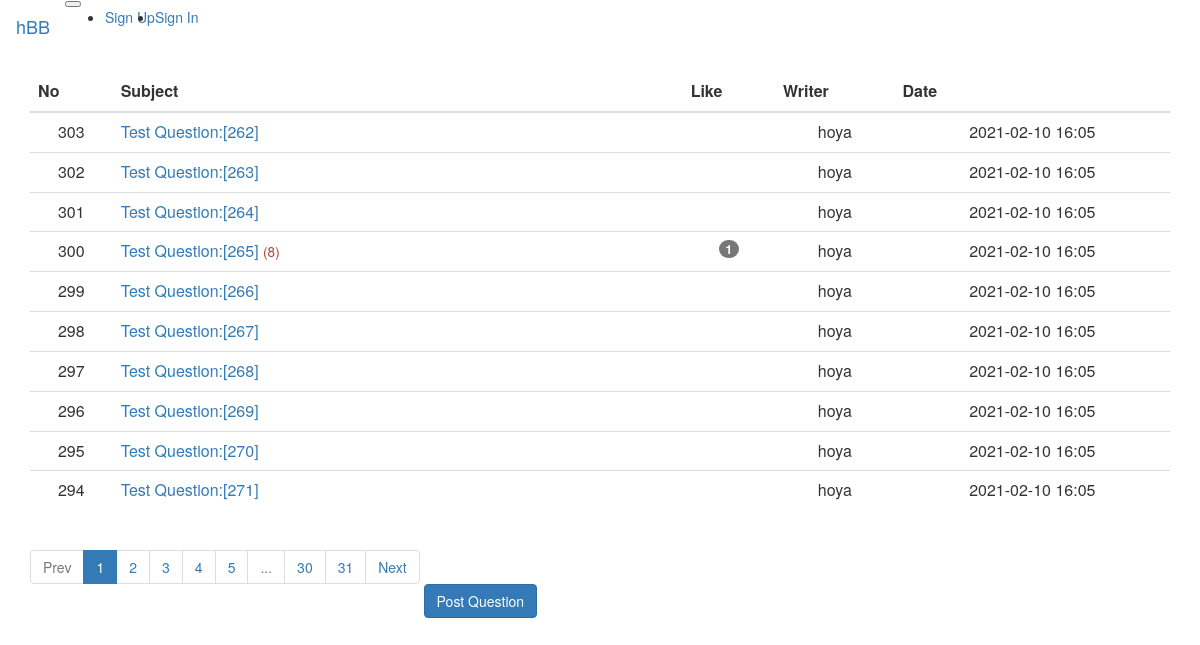
Page /question/list/ on the earlier database version.
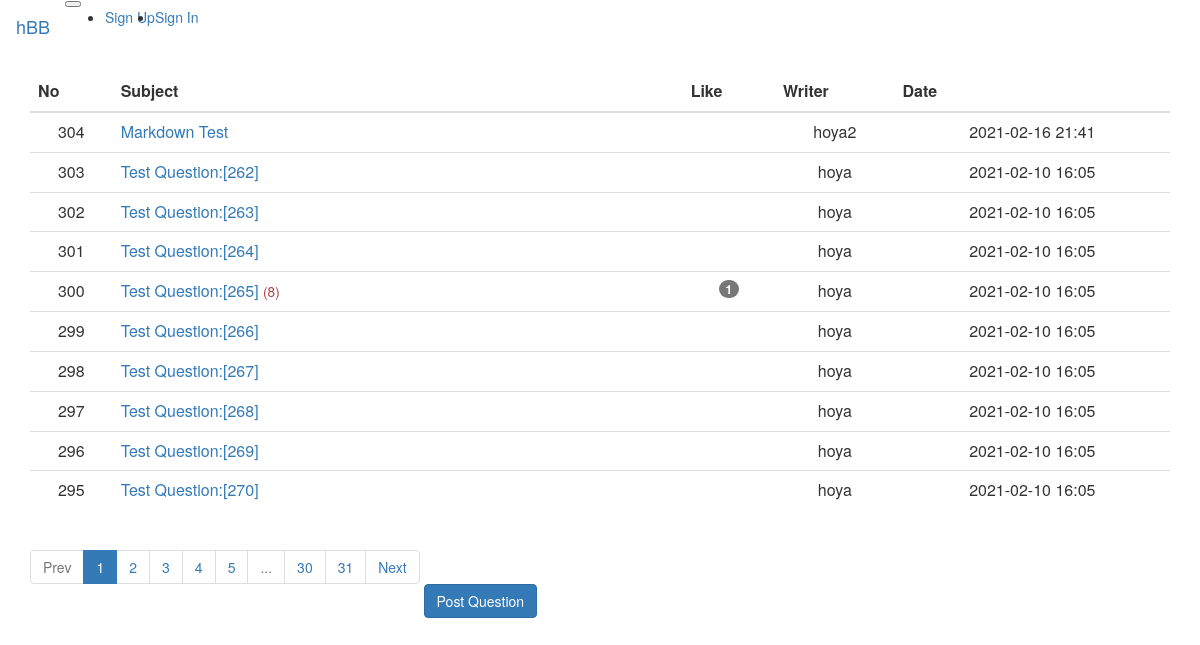
Same page on the later database version.
### src/models/question.py (models this page shows)
class QuestionModel(db.Model):
    id = db.Column(db.Integer, primary_key=True)
    subject = db.Column(db.String(200), nullable=False)
    content = db.Column(db.Text(), nullable=False)
    created_date = db.Column(db.DateTime(), nullable=False)
    user_id = db.Column(
        db.Integer, db.ForeignKey("user_model.id", ondelete="CASCADE"), nullable=False
    )
    user = db.relationship("UserModel", backref=db.backref("question_set"))
    modified_date = db.Column(db.DateTime(), nullable=True)
    like = db.relationship(
        "UserModel", secondary=question_like, backref=db.backref("question_like_set")
    )

### src/models/user.py (models this page shows)
class UserModel(db.Model):
    id = db.Column(db.Integer, primary_key=True)
    username = db.Column(db.String(150), unique=True, nullable=False)
    password = db.Column(db.String(200), nullable=False)
    email = db.Column(db.String(120), unique=True, nullable=False)

### src/views/question_views.py (the view)
@bp.route("/list/")
def _list():
    page = request.args.get("page", type=int, default=1)
    question_list = QuestionModel.query.order_by(QuestionModel.created_date.desc())
    question_list = question_list.paginate(page, per_page=10)
    return render_template("question/question_list.html", question_list=question_list)

### src/filter.py (called while the page is built)
def format_datetime(value, fmt="%Y-%m-%d %H:%M"):
    return value.strftime(fmt)

### src/views/account_views.py (called while the page is built)
@bp.before_app_request
def load_signed_in_user():
    user_id = session.get("user_id")
    if user_id is None:
        g.user = None
    else:
        g.user = UserModel.query.get(user_id)

### src/templates/question/question_list.html
{% extends "base.html" %}
{% block content %}
<div class="container my-3">
  <table class="table">
    <thead>
      <tr class="text-center thead-dark">
        <th>No</th>
        <th style="width: 50%">Subject</th>
        <th>Like</th>
        <th>Writer</th>
        <th>Date</th>
      </tr>
    </thead>
    <tbody>
      {% if question_list %} {% for question in question_list.items %}
      <tr class="text-center">
        <td>{{ question_list.total - ((question_list.page - 1) * question_list.per_page) - loop.index0 }}</td>
        <td class="text-left">
          <a href="{{ url_for('question.detail', question_id=question.id) }}">
            {{ question.subject }}
          </a>
          {% if question.answer_set|length > 0 %}
          <span class="text-danger small ml-2">({{ question.answer_set|length }})</span>
          {% endif %}
        </td>
        <td>
          {% if question.like|length > 0 %}
          <span class="badge badge-warning px-2 py-1">{{ question.like|length }}</span>
          {% endif %}
        </td>
        <td>{{ question.user.username }}</td>
        <td>{{ question.created_date|datetime }}</td>
      </tr>
      {% endfor %} {% else %}
      <tr>
        <td colspan="3">There are no questions.</td>
      </tr>
      {% endif %}
    </tbody>
  </table>
  <ul class="pagination justify-content-center">
    {% if question_list.has_prev %}
    <li class="page-item">
      <a class="page-link" href="?page={{ question_list.prev_num }}">Prev</a>
    </li>
    {% else %}
    <li class="page-item disabled">
      <a class="page-link" tabindex="-1" aria-disabled="true" href="#">Prev</a>
    </li>
    {% endif %}
    {% for page_num in question_list.iter_pages() %}
    {% if page_num %}
    {% if page_num != question_list.page %}
    <li class="page-item">
      <a class="page-link" href="?page={{ page_num }}">{{ page_num }}</a>
    </li>
    {% else %}
    <li class="page-item active" aria-current="page">
      <a class="page-link" href="#">{{ page_num }}</a>
    </li>
    {% endif %} {% else %}
    <li class="disabled">
      <a class="page-link" href="#">...</a>
    </li>
    {% endif %} {% endfor %}
    {% if question_list.has_next %}
    <li class="page-item">
      <a class="page-link" href="?page={{ question_list.next_num }}">Next</a>
    </li>
    {% else %}
    <li class="page-item disabled">
      <a class="page-link" tabindex="-1" aria-disabled="true" href="#">Next</a>
    </li>
    {% endif %}
  </ul>
  <a href="{{ url_for('question.create') }}" class="btn btn-primary">Post Question</a>
</div>
{% endblock %}

### src/templates/base.html (shortened to what this page needs)
{% extends "bootstrap/base.html" %}

### src/templates/navbar.html (shortened to what this page needs)
<nav class="navbar navbar-expand-lg navbar-light bg-light border-bottom">
    <a class="navbar-brand mr-2" href="{{ url_for('main.index') }}">hBB</a>
    <button class="navbar-toggler ml-auto" type="button" data-toggle="collapse" data-target="#navbarNav"
        aria-controls="navbarNav" aria-expanded="false" aria-label="Toggle navigation">
    </button>
    <div id="navbarNav" class="collapse navbar-collapse flex-grow-0">
        {% if g.user %}
        <ul class="navbar-nav">
            <li class="nav-item"><a class="nav-link" href="{{ url_for('account.signout') }}">{{ g.user.username }}
                    [Sign Out]</a></li>
        </ul>
        {% else %}
        <ul class="navbar-nav">
            <li class="nav-item"><a class="nav-link" href="{{ url_for('account.signup') }}">Sign Up</a></li>
            <li class="nav-item"><a class="nav-link" href="{{ url_for('account.signin') }}">Sign In</a></li>
        </ul>
        {% endif %}
    </div>
</nav>

Differences in the rows shown:
no longer on this page (row unchanged): QuestionModel: total "294", subject "Test Question:[271]", user.username "hoya", created_date "2021-02-10 16:05"
added QuestionModel: total "304", subject "Markdown Test", user.username "hoya2", created_date "2021-02-16 21:41"
